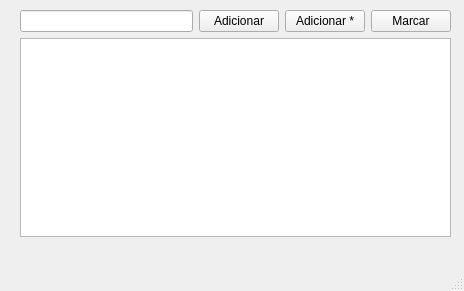
<?xml version="1.0" encoding="UTF-8"?>
<ui version="4.0">
 <class>MainWindow</class>
 <widget class="QMainWindow" name="MainWindow">
  <property name="geometry">
   <rect>
    <x>0</x>
    <y>0</y>
    <width>464</width>
    <height>291</height>
   </rect>
  </property>
  <property name="windowTitle">
   <string>MainWindow</string>
  </property>
  <widget class="QWidget" name="centralwidget">
   <widget class="QWidget" name="">
    <property name="geometry">
     <rect>
      <x>20</x>
      <y>10</y>
      <width>431</width>
      <height>227</height>
     </rect>
    </property>
    <layout class="QVBoxLayout" name="verticalLayout">
     <item>
      <layout class="QHBoxLayout" name="horizontalLayout">
       <item>
        <widget class="QLineEdit" name="txt_item"/>
       </item>
       <item>
        <widget class="QPushButton" name="btn_add">
         <property name="text">
          <string>Adicionar</string>
         </property>
        </widget>
       </item>
       <item>
        <widget class="QPushButton" name="btn_add_all">
         <property name="text">
          <string>Adicionar *</string>
         </property>
        </widget>
       </item>
       <item>
        <widget class="QPushButton" name="btn_marcar">
         <property name="text">
          <string>Marcar</string>
         </property>
        </widget>
       </item>
      </layout>
     </item>
     <item>
      <widget class="QListWidget" name="listWidget"/>
     </item>
    </layout>
   </widget>
  </widget>
  <widget class="QMenuBar" name="menubar">
   <property name="geometry">
    <rect>
     <x>0</x>
     <y>0</y>
     <width>464</width>
     <height>22</height>
    </rect>
   </property>
  </widget>
  <widget class="QStatusBar" name="statusbar"/>
 </widget>
 <resources/>
 <connections/>
</ui>
